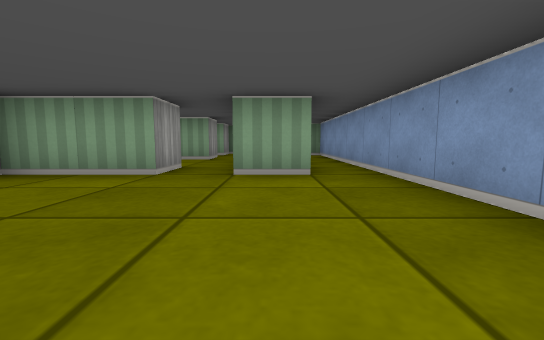
view 1 (above)

19 first-person views from a walk through a cub3D maze. The camera is about half as high as the walls, tilts 6° down and sees 90° across. The floor is counted in squares. Each view is taken from the middle of a square. On the plan, view 1 faces up. The plan holds only what a view shows up to about 9 squares ahead; the rest is blank.

view 2
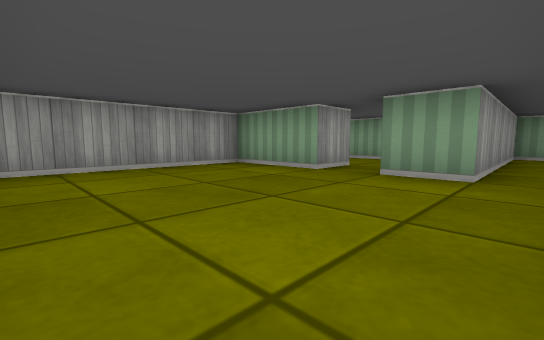

view 3
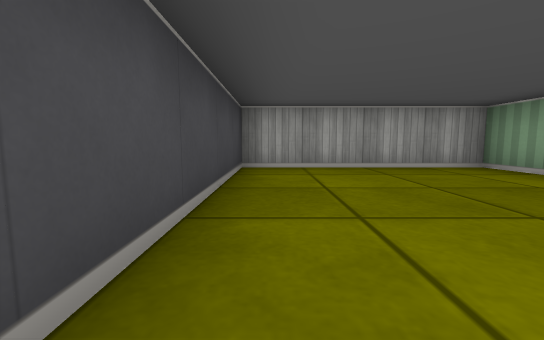

view 4
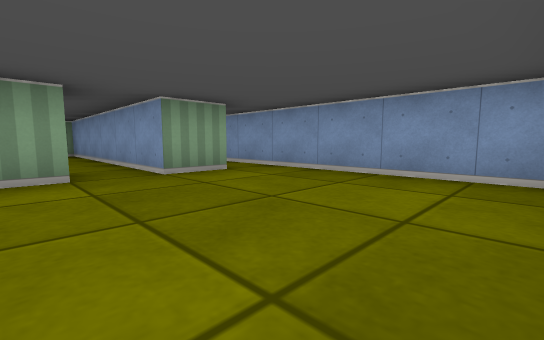

view 5
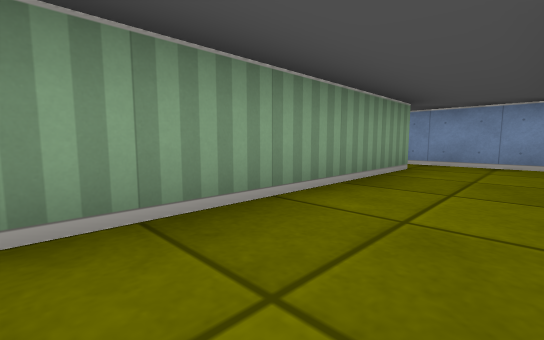

view 6
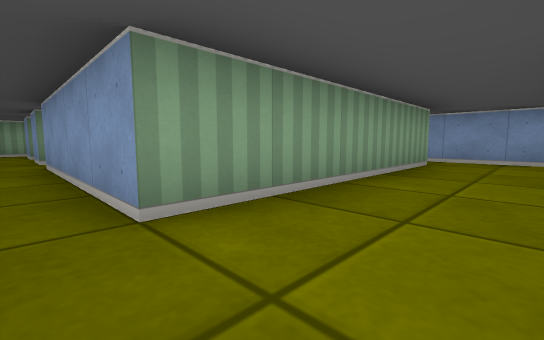

view 7
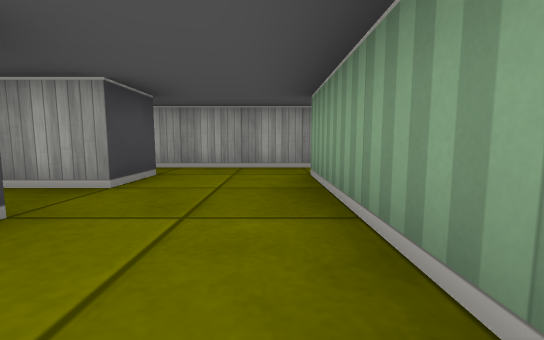

view 8
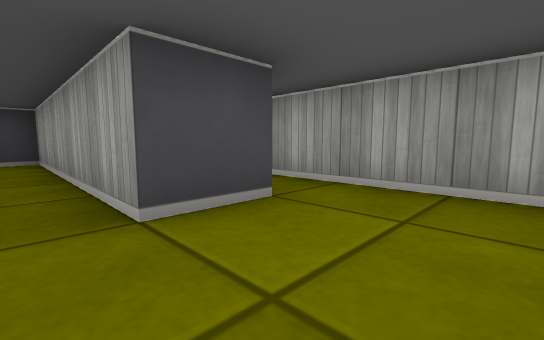

view 9
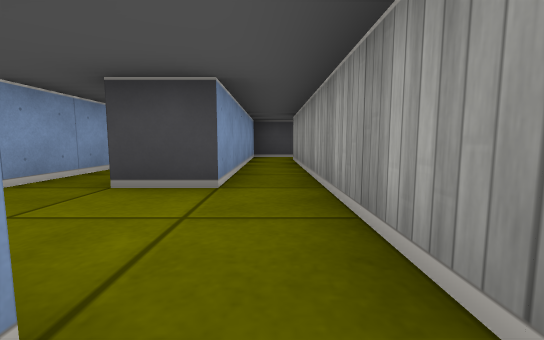

view 10
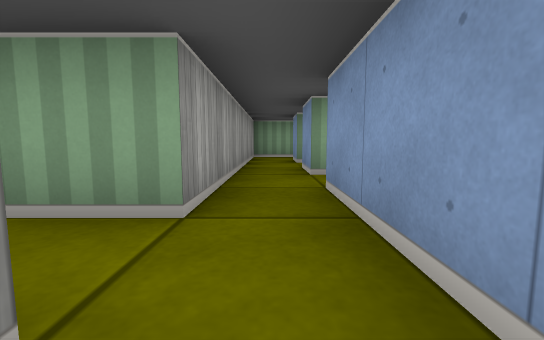

view 11
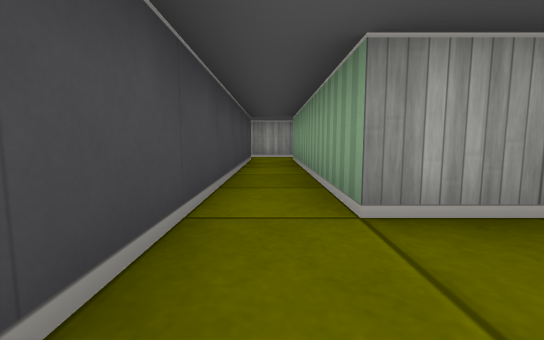

view 12
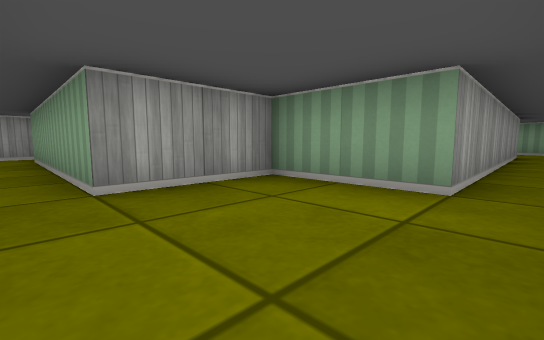

view 13
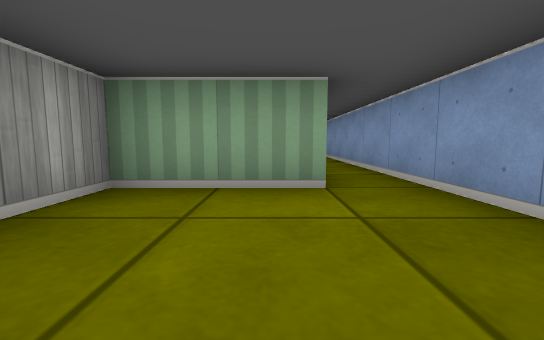

view 14
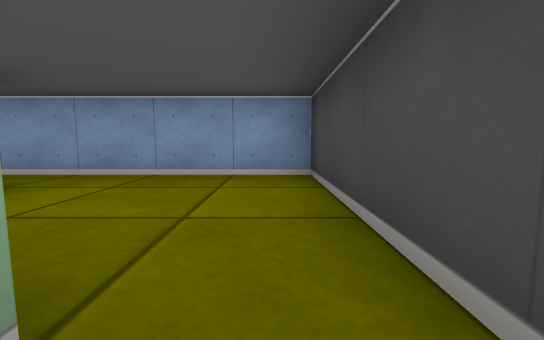

view 15
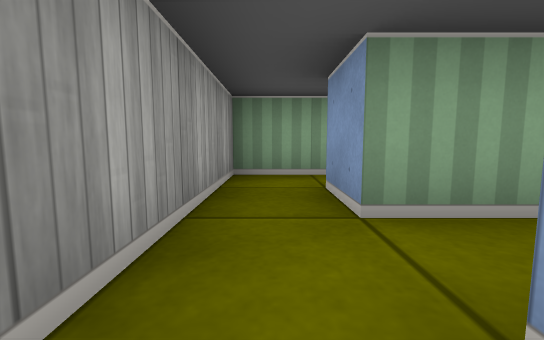

view 16
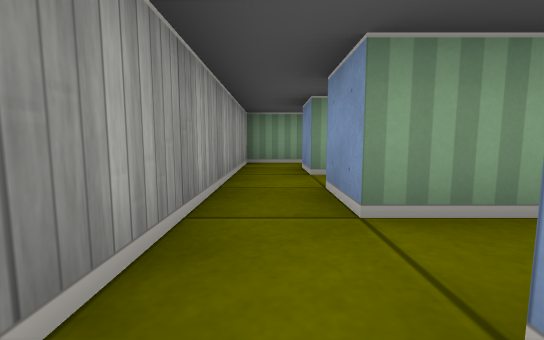

view 17
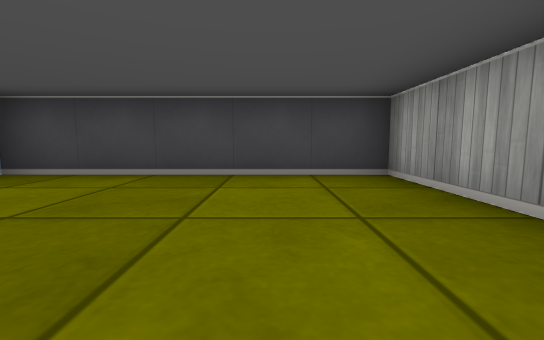

view 18
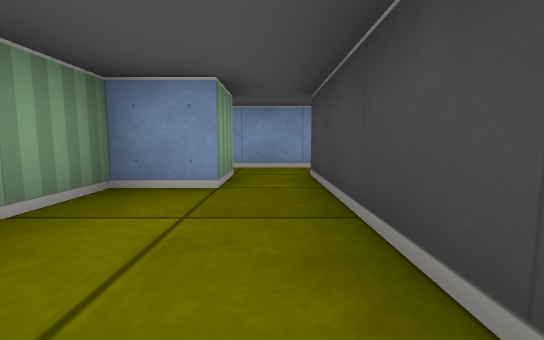

view 19
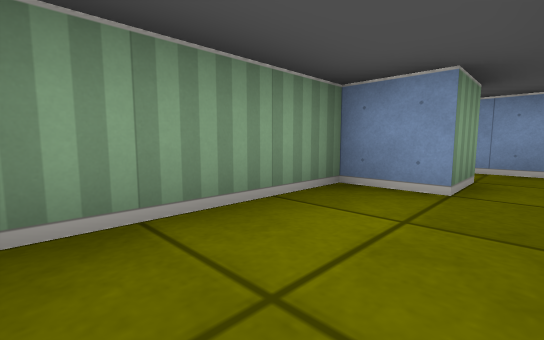

### Floor plan
Ten units are one square. View 1 is at (0, 0); x grows to the right and y downward. Boxes are objects, and circles mark ways between rooms. Rooms are numbered by the first view taken in them; rooms with no view inside come last. Other rooms are left out.
<svg viewBox="-90 -145 110 155">
<path fill="none" stroke="#000" d="M-15 -46 -15 -35 -35 -35 -35 5 15 5 15 -85 5 -85 5 -35 -5 -35 -5 -45M-45 -28 -45 -45M-65 -45 -55 -45 -55 5 -50 5M-15 -75 -15 -65 -65 -65M-5 -45 -5 -75M-76 5 -65 5 -65 -45M-75 -68 -75 -5M-75 -95 -85 -95M-65 -65 -65 -95M5 -135 -15 -135 -15 -115 -65 -115 -65 -125M-65 -95 -65 -105 15 -105 15 -135M-75 -125 -75 -95M-46 -75 -15 -75M-15 -90 -15 -85 -25 -85 -25 -95 -51 -95M-5 -75 -5 -95"/>
<circle cx="-10" cy="-40" r="3" fill="#2a7"/>
<circle cx="-60" cy="-55" r="3" fill="#2a7"/>
<circle cx="-10" cy="-70" r="3" fill="#2a7"/>
<circle cx="-70" cy="-75" r="3" fill="#2a7"/>
<circle cx="-70" cy="-100" r="3" fill="#2a7"/>
<text x="-10" y="-20">1</text>
<text x="-40" y="-50">2</text>
<text x="-70" y="-20">3</text>
<text x="-70" y="-80">4</text>
<text x="-20" y="-110">5</text>
<text x="-30" y="-80">6</text>
</svg>
Room 1 opens to room 2. Room 2 opens to room 3. Room 2 opens to room 6. Room 3 opens to room 4. Room 4 opens to room 5.

Where each view was taken, in squares from view 1:
view 1: 0 up, 0 right, facing up
view 2: 0 up, 1 right, facing up-left
view 3: 0 up, 1 right, facing left
view 4: 0 up, 2 left, facing up-right
view 5: 5 up, 6 left, facing up-right
view 6: 5 up, 7 left, facing up-right
view 7: 6 up, 3 left, facing left
view 8: 6 up, 5 left, facing down-left
view 9: 7 up, 7 left, facing down
view 10: 8 up, 7 left, facing up
view 11: 11 up, 0 right, facing left
view 12: 11 up, 1 right, facing up-left
view 13: 11 up, 0 right, facing up
view 14: 11 up, 2 left, facing right
view 15: 12 up, 7 left, facing up
view 16: 10 up, 7 left, facing up
view 17: 3 up, 2 left, facing down
view 18: 8 up, 5 left, facing right
view 19: 8 up, 5 left, facing up-right
